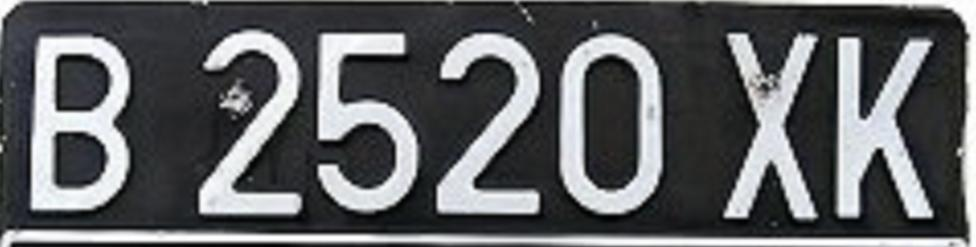
#> input picture 27 Sukma Gladys V/UTS/sp1.jpg, 976 x 247 px
$ jupyter execute 'UTS_Sukma(27).ipynb'
#> lines starting #> are read from the running program, lines starting #| are printed output that depends on the picture
NAMA: SUKMA GLADYS VELLANIE

NIM: 2141720179

KELAS: TI-3E

NO: 27

---

UTS MACHINE LEARNING

1. Pilih 5 citra plat nomor untuk setiap anggota kelompok dari dataset yang telah disediakan. [DOWNLOAD](https://storage.googleapis.com/kuliah_mah/dummy.zip)
2. Lakukan segmentasi pada citra plat nomor untuk memperjelas karakter pada plat nomor.
3. Anda dapat menggunakan algortima K-Means seperti yang telah dijelaskan pada praktikum sebelumnya atau menggunakan algoritma klasterisasi yang lain.
4. Anda diperkenankan untuk melakukan pra pengolahan data (preprocessing) pada citra seperti,
    - Merubah color space
    - Reduksi dimensi
    - dsb
5. Tampilkan perbandingan citra antara sebelum dan sesudah di segmentasi

[cell 1]
import numpy as np
import cv2
import matplotlib.pyplot as plt
from google.colab.patches import cv2_imshow # path cv2.imshow di google colab

[cell 2]
# Load Gambar
img = cv2.imread('sp1.jpg')
#> img is the input picture: shape (247, 976, 3); mean B, G, R 99.1, 96.9, 95.2

# Tampilkan gambar
# cv2.imshow(img)
cv2_imshow(img) # khusus google colab karena ada issue

[cell 3]
h, w, ch= img.shape
#> h = 247; w = 976; ch = 3
print(h)
#| 247
print(w)
#| 976
print(ch)
#| 3

[cell 4]
data = img / 255.0
data = data.reshape(h * w, ch)
data.shape
#> Out = (241072, 3)

[cell 5]
def plot_pixels(data, title, colors=None, N=10000):
#> called with data = array of shape (241072, 3), N = 10000
    if colors is None:
        colors = data

    # choose a random subset
    rng = np.random.RandomState(0)
    i = rng.permutation(data.shape[0])[:N]
    colors = colors[i]
    R, G, B = data[i].T
#> R = 10000 values, max 1 at index 144, min 0.00784 at index 198, mean 0.388; G = 10000 values, max 1 at index 144, min 0.00784 at index 6966, mean 0.379; B = 10000 values, max 1 at index 1184, min 0 at index 1077, mean 0.373

    fig, ax = plt.subplots(1, 2, figsize=(8, 4))
    ax[0].scatter(R, G, color=colors, marker='.')
    ax[0].set(xlabel='Red', ylabel='Green', xlim=(0, 1), ylim=(0, 1))

    ax[1].scatter(R, B, color=colors, marker='.')
    ax[1].set(xlabel='Red', ylabel='Blue', xlim=(0, 1), ylim=(0, 1))

    fig.suptitle(title, size=14)

[cell 6]
plot_pixels(data, title='Input color space: 16 million possible colors')

[cell 7]
import warnings; warnings.simplefilter('ignore')  # Fix NumPy issues.

from sklearn.cluster import MiniBatchKMeans
kmeans = MiniBatchKMeans(2)
kmeans.fit(data)
new_colors = kmeans.cluster_centers_[kmeans.predict(data)]

plot_pixels(data, colors=new_colors,title="Reduced color space: 16 colors")

[cell 8]
img_recolored = new_colors.reshape(img.shape)

fig, ax = plt.subplots(1, 2, figsize=(16, 6),
                       subplot_kw=dict(xticks=[], yticks=[]))
fig.subplots_adjust(wspace=0.05)
ax[0].imshow(cv2.cvtColor(img, cv2.COLOR_BGR2RGB))
ax[0].set_title('Original Image', size=16)
ax[1].imshow(img_recolored)
ax[1].set_title('Recolored Image', size=16)
#> figure, not shown here; B, G, R data is drawn as R, G, B

[cell 9]
# Load Gambar
img = cv2.imread('sp2.jpg')
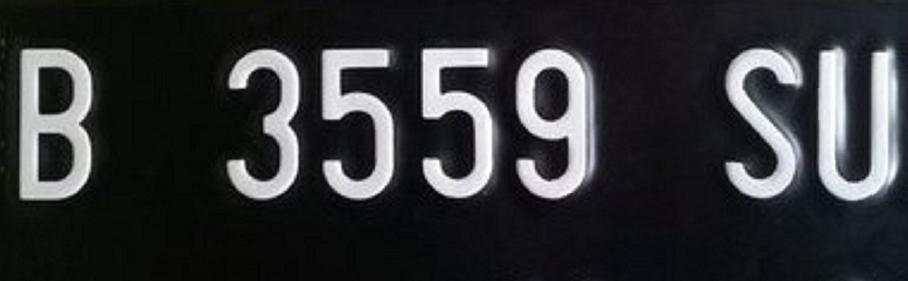
#> input picture 27 Sukma Gladys V/UTS/sp2.jpg, 908 x 281 px
#> img is the input picture: shape (281, 908, 3); mean B, G, R 53.4, 51.2, 50.1

# Tampilkan gambar
# cv2.imshow(img)
cv2_imshow(img) # khusus google colab karena ada issue

[cell 10]
h, w, ch= img.shape
#> h = 281; w = 908
print(h)
#| 281
print(w)
#| 908
print(ch)
#| 3

[cell 11]
data = img / 255.0
#> data: shape (281, 908, 3) float64
data = data.reshape(h * w, ch)
data.shape
#> Out = (255148, 3)

[cell 12]
def plot_pixels(data, title, colors=None, N=10000):
#> called with data = array of shape (255148, 3), N = 10000
    if colors is None:
        colors = data

    # choose a random subset
    rng = np.random.RandomState(0)
    i = rng.permutation(data.shape[0])[:N]
    colors = colors[i]
    R, G, B = data[i].T
#> R = 10000 values, max 1 at index 638, min 0.00392 at index 5824, mean 0.209; G = 10000 values, max 1 at index 9009, min 0.0118 at index 221, mean 0.201; B = 10000 values, max 1 at index 2176, min 0.0118 at index 221, mean 0.197

    fig, ax = plt.subplots(1, 2, figsize=(8, 4))
    ax[0].scatter(R, G, color=colors, marker='.')
    ax[0].set(xlabel='Red', ylabel='Green', xlim=(0, 1), ylim=(0, 1))

    ax[1].scatter(R, B, color=colors, marker='.')
    ax[1].set(xlabel='Red', ylabel='Blue', xlim=(0, 1), ylim=(0, 1))

    fig.suptitle(title, size=14)

[cell 13]
plot_pixels(data, title='Input color space: 16 million possible colors')

[cell 14]
import warnings; warnings.simplefilter('ignore')  # Fix NumPy issues.

from sklearn.cluster import KMeans
kmeans = KMeans(2)
kmeans.fit(data)
new_colors = kmeans.cluster_centers_[kmeans.predict(data)]

plot_pixels(data, colors=new_colors,title="Reduced color space: 16 colors")

[cell 15]
img_recolored = new_colors.reshape(img.shape)
#> img_recolored: shape (281, 908, 3) float64

fig, ax = plt.subplots(1, 2, figsize=(16, 6),
                       subplot_kw=dict(xticks=[], yticks=[]))
fig.subplots_adjust(wspace=0.05)
ax[0].imshow(cv2.cvtColor(img, cv2.COLOR_BGR2RGB))
ax[0].set_title('Original Image', size=16)
ax[1].imshow(img_recolored)
ax[1].set_title('Recolored Image', size=16)
#> figure, not shown here; B, G, R data is drawn as R, G, B

[cell 16]
# Load Gambar
img = cv2.imread('sp3.jpg')
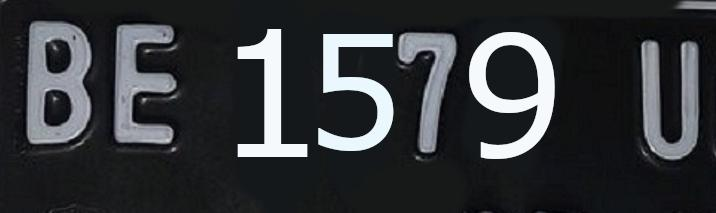
#> input picture 27 Sukma Gladys V/UTS/sp3.jpg, 716 x 213 px
#> img is the input picture: shape (213, 716, 3); mean B, G, R 57, 53.9, 51.6

# Tampilkan gambar
# cv2.imshow(img)
cv2_imshow(img) # khusus google colab karena ada issue

[cell 17]
h, w, ch= img.shape
#> h = 213; w = 716
print(h)
#| 213
print(w)
#| 716
print(ch)
#| 3

[cell 18]
data = img / 255.0
#> data: shape (213, 716, 3) float64
data = data.reshape(h * w, ch)
data.shape
#> Out = (152508, 3)

[cell 19]
def plot_pixels(data, title, colors=None, N=10000):
#> called with data = array of shape (152508, 3), N = 10000
    if colors is None:
        colors = data

    # choose a random subset
    rng = np.random.RandomState(0)
    i = rng.permutation(data.shape[0])[:N]
    colors = colors[i]
    R, G, B = data[i].T
#> R = 10000 values, max 1 at index 22, min 0.0118 at index 458, mean 0.225; G = 10000 values, max 1 at index 371, min 0 at index 961, mean 0.213; B = 10000 values, max 0.996 at index 837, min 0 at index 961, mean 0.204

    fig, ax = plt.subplots(1, 2, figsize=(8, 4))
    ax[0].scatter(R, G, color=colors, marker='.')
    ax[0].set(xlabel='Red', ylabel='Green', xlim=(0, 1), ylim=(0, 1))

    ax[1].scatter(R, B, color=colors, marker='.')
    ax[1].set(xlabel='Red', ylabel='Blue', xlim=(0, 1), ylim=(0, 1))

    fig.suptitle(title, size=14)

[cell 20]
plot_pixels(data, title='Input color space: 16 million possible colors')

[cell 21]
import warnings; warnings.simplefilter('ignore')  # Fix NumPy issues.

from sklearn.cluster import KMeans
kmeans = KMeans(2)
kmeans.fit(data)
new_colors = kmeans.cluster_centers_[kmeans.predict(data)]

plot_pixels(data, colors=new_colors,title="Reduced color space: 16 colors")

[cell 22]
img_recolored = new_colors.reshape(img.shape)
#> img_recolored: shape (213, 716, 3) float64

fig, ax = plt.subplots(1, 2, figsize=(16, 6),
                       subplot_kw=dict(xticks=[], yticks=[]))
fig.subplots_adjust(wspace=0.05)
ax[0].imshow(cv2.cvtColor(img, cv2.COLOR_BGR2RGB))
ax[0].set_title('Original Image', size=16)
ax[1].imshow(img_recolored)
ax[1].set_title('Recolored Image', size=16)
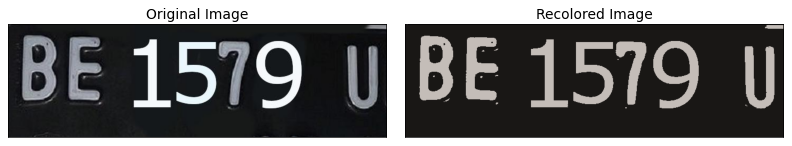
#> figure drawn by matplotlib, 2 panels; B, G, R data is drawn as R, G, B

[cell 23]
# Load Gambar
img = cv2.imread('sp4.jpg')
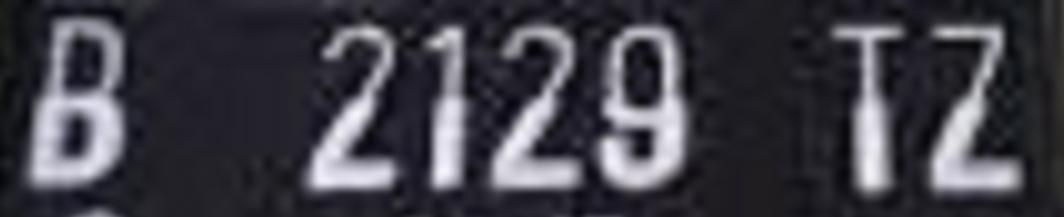
#> input picture 27 Sukma Gladys V/UTS/sp4.jpg, 1064 x 217 px
#> img is the input picture: shape (217, 1064, 3); mean B, G, R 70.9, 62.3, 63.5

# Tampilkan gambar
# cv2.imshow(img)
cv2_imshow(img) # khusus google colab karena ada issue

[cell 24]
h, w, ch= img.shape
#> h = 217; w = 1064
print(h)
#| 217
print(w)
#| 1064
print(ch)
#| 3

[cell 25]
data = img / 255.0
#> data: shape (217, 1064, 3) float64
data = data.reshape(h * w, ch)
data.shape

[cell 26]
def plot_pixels(data, title, colors=None, N=10000):
#> called with data = array of shape (230888, 3), N = 10000
    if colors is None:
        colors = data

    # choose a random subset
    rng = np.random.RandomState(0)
    i = rng.permutation(data.shape[0])[:N]
    colors = colors[i]
    R, G, B = data[i].T
#> R = 10000 values, max 0.988 at index 3121, min 0.0392 at index 125, mean 0.279; G = 10000 values, max 0.957 at index 3121, min 0.0157 at index 1473, mean 0.245; B = 10000 values, max 0.961 at index 3121, min 0.0196 at index 1473, mean 0.25

    fig, ax = plt.subplots(1, 2, figsize=(8, 4))
    ax[0].scatter(R, G, color=colors, marker='.')
    ax[0].set(xlabel='Red', ylabel='Green', xlim=(0, 1), ylim=(0, 1))

    ax[1].scatter(R, B, color=colors, marker='.')
    ax[1].set(xlabel='Red', ylabel='Blue', xlim=(0, 1), ylim=(0, 1))

    fig.suptitle(title, size=14)

[cell 27]
plot_pixels(data, title='Input color space: 16 million possible colors')

[cell 28]
import warnings; warnings.simplefilter('ignore')  # Fix NumPy issues.

from sklearn.cluster import KMeans
kmeans = KMeans(2)
kmeans.fit(data)
new_colors = kmeans.cluster_centers_[kmeans.predict(data)]

plot_pixels(data, colors=new_colors,title="Reduced color space: 16 colors")

[cell 29]
img_recolored = new_colors.reshape(img.shape)
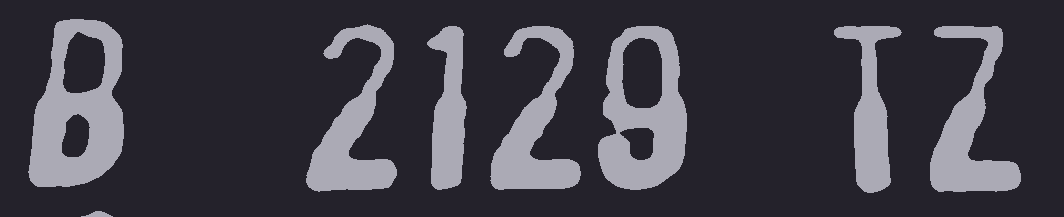
#> img_recolored: shape (217, 1064, 3) float64; mean B, G, R 0.278, 0.244, 0.249

fig, ax = plt.subplots(1, 2, figsize=(16, 6),
                       subplot_kw=dict(xticks=[], yticks=[]))
fig.subplots_adjust(wspace=0.05)
ax[0].imshow(cv2.cvtColor(img, cv2.COLOR_BGR2RGB))
ax[0].set_title('Original Image', size=16)
ax[1].imshow(img_recolored)
ax[1].set_title('Recolored Image', size=16)
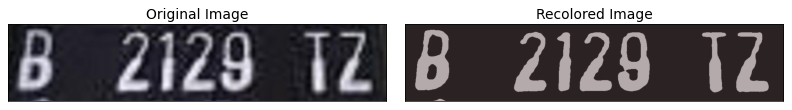
#> figure drawn by matplotlib, 2 panels; B, G, R data is drawn as R, G, B

[cell 30]
# Load Gambar
img = cv2.imread('sp5.jpg')
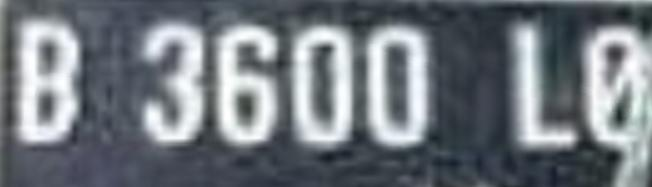
#> input picture 27 Sukma Gladys V/UTS/sp5.jpg, 652 x 187 px
#> img is the input picture: shape (187, 652, 3); mean B, G, R 125.9, 119.4, 113.2

# Tampilkan gambar
# cv2.imshow(img)
cv2_imshow(img) # khusus google colab karena ada issue

[cell 31]
h, w, ch= img.shape
print(h)
#| 187
print(w)
#| 652
print(ch)
#| 3

[cell 32]
data = img / 255.0
#> data: shape (187, 652, 3) float64
data = data.reshape(h * w, ch)
data.shape

[cell 33]
def plot_pixels(data, title, colors=None, N=10000):
#> called with data = array of shape (121924, 3), N = 10000
    if colors is None:
        colors = data

    # choose a random subset
    rng = np.random.RandomState(0)
    i = rng.permutation(data.shape[0])[:N]
    colors = colors[i]
    R, G, B = data[i].T
#> R = 10000 values, max 1 at index 105, min 0.122 at index 3156, mean 0.492; G = 10000 values, max 1 at index 337, min 0.106 at index 8588, mean 0.467; B = 10000 values, max 0.996 at index 1599, min 0.0745 at index 7179, mean 0.442

    fig, ax = plt.subplots(1, 2, figsize=(8, 4))
    ax[0].scatter(R, G, color=colors, marker='.')
    ax[0].set(xlabel='Red', ylabel='Green', xlim=(0, 1), ylim=(0, 1))

    ax[1].scatter(R, B, color=colors, marker='.')
    ax[1].set(xlabel='Red', ylabel='Blue', xlim=(0, 1), ylim=(0, 1))

    fig.suptitle(title, size=14)

[cell 34]
plot_pixels(data, title='Input color space: 16 million possible colors')

[cell 35]
import warnings; warnings.simplefilter('ignore')  # Fix NumPy issues.

from sklearn.cluster import KMeans
kmeans = KMeans(2)
kmeans.fit(data)
new_colors = kmeans.cluster_centers_[kmeans.predict(data)]

plot_pixels(data, colors=new_colors,title="Reduced color space: 16 colors")
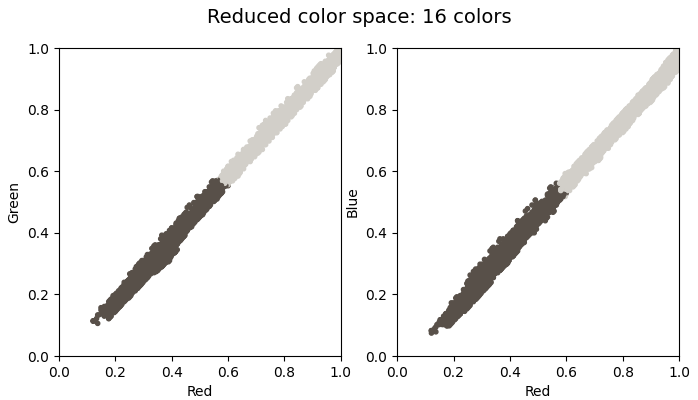
#> figure drawn by matplotlib, 2 panels

[cell 36]
img_recolored = new_colors.reshape(img.shape)
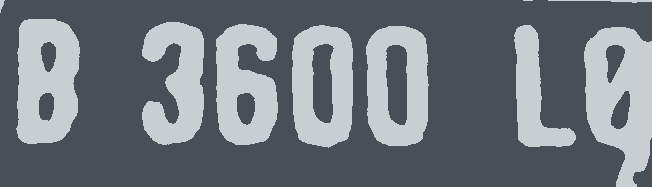
#> img_recolored: shape (187, 652, 3) float64; mean B, G, R 0.494, 0.469, 0.444

fig, ax = plt.subplots(1, 2, figsize=(16, 6),
                       subplot_kw=dict(xticks=[], yticks=[]))
fig.subplots_adjust(wspace=0.05)
ax[0].imshow(cv2.cvtColor(img, cv2.COLOR_BGR2RGB))
ax[0].set_title('Original Image', size=16)
ax[1].imshow(img_recolored)
ax[1].set_title('Recolored Image', size=16)
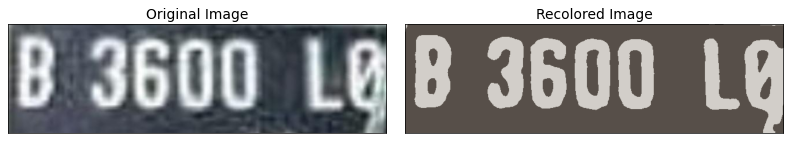
#> figure drawn by matplotlib, 2 panels; B, G, R data is drawn as R, G, B
